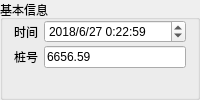
             <widget class="QGroupBox" name="basic_gb">
              <property name="title">
               <string>基本信息</string>
              </property>
              <layout class="QFormLayout" name="formLayout">
               <property name="verticalSpacing">
                <number>3</number>
               </property>
               <property name="topMargin">
                <number>0</number>
               </property>
               <property name="bottomMargin">
                <number>0</number>
               </property>
               <item row="0" column="0">
                <widget class="QLabel" name="label">
                 <property name="text">
                  <string>时间</string>
                 </property>
                </widget>
               </item>
               <item row="0" column="1">
                <widget class="QDateTimeEdit" name="dateTimeEdit">
                 <property name="date">
                  <date>
                   <year>2018</year>
                   <month>6</month>
                   <day>27</day>
                  </date>
                 </property>
                 <property name="time">
                  <time>
                   <hour>0</hour>
                   <minute>22</minute>
                   <second>59</second>
                  </time>
                 </property>
                 <property name="displayFormat">
                  <string>yyyy/M/d H:mm:ss</string>
                 </property>
                </widget>
               </item>
               <item row="1" column="0">
                <widget class="QLabel" name="label_2">
                 <property name="text">
                  <string>桩号</string>
                 </property>
                </widget>
               </item>
               <item row="1" column="1">
                <widget class="QLineEdit" name="lineEdit">
                 <property name="text">
                  <string>6656.59</string>
                 </property>
                </widget>
               </item>
              </layout>
             </widget>
